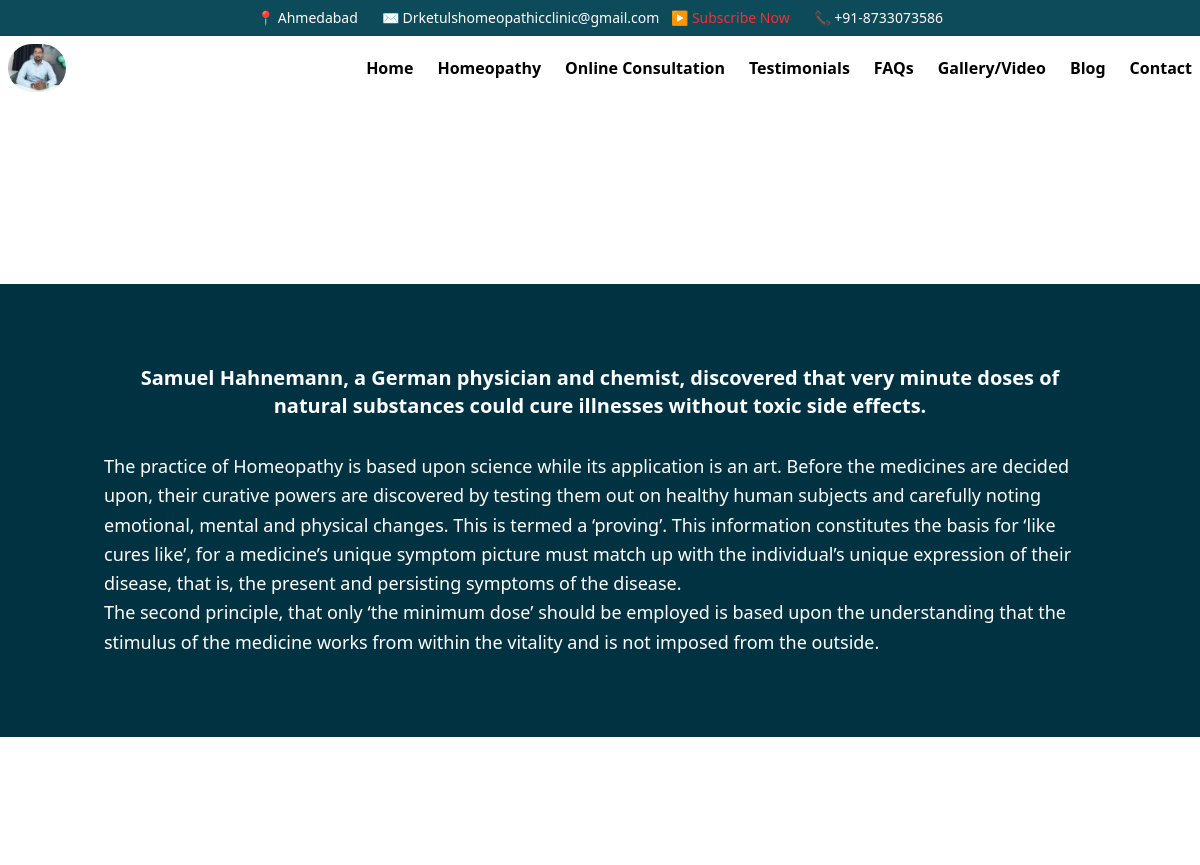
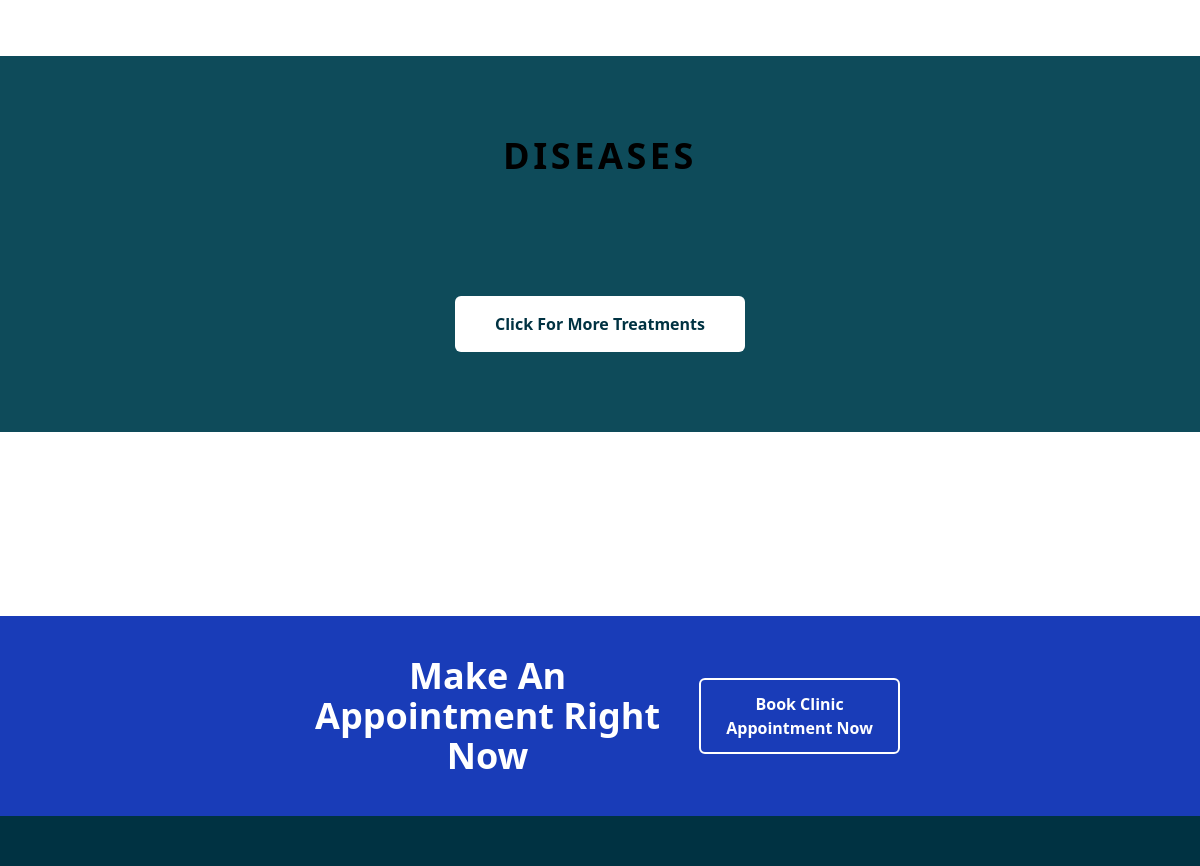
Before: /homeopathy/ (upper part) with the older database file (2 pictures, top to bottom).
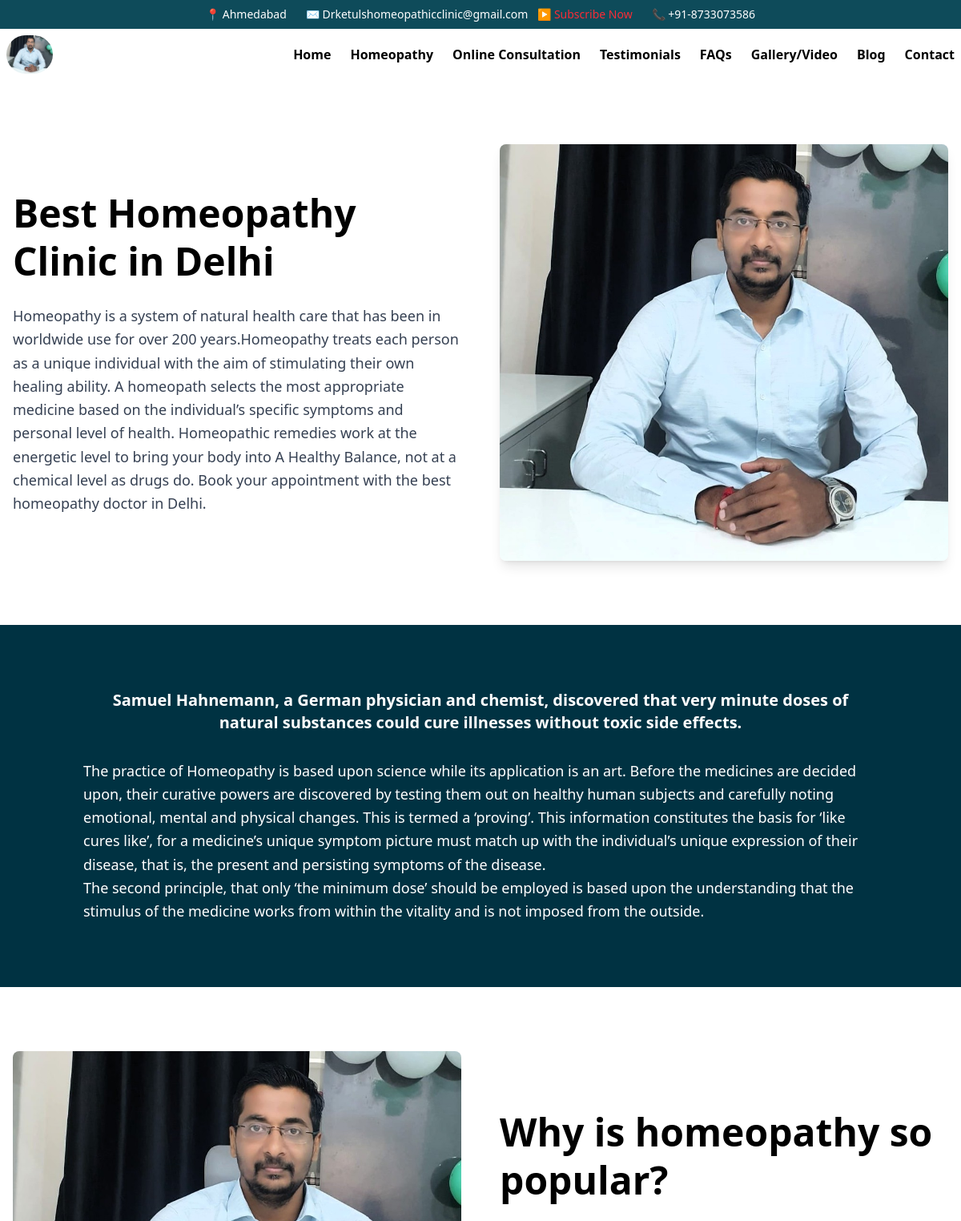
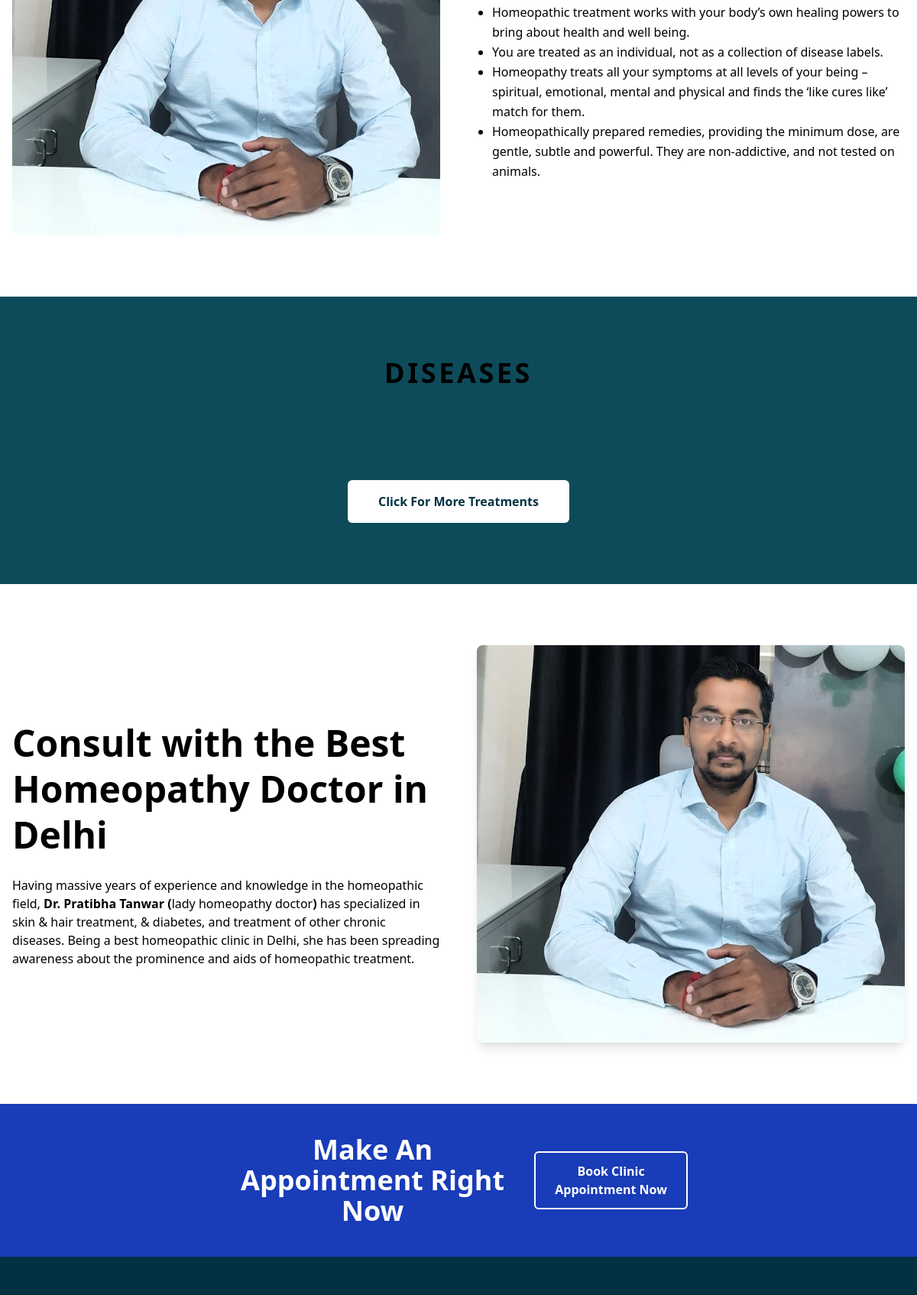
After: the same page with the newer database file (2 pictures, top to bottom).
### clinic_app/models.py (models this page shows, shortened)
class Homeopathy_start_about_content(models.Model):
    about_heading = models.CharField(max_length=200)
    about_text = models.TextField()

class Doctor(models.Model):
    name = models.CharField(max_length=100)
    qualification = models.CharField(max_length=200)
    experience_years = models.PositiveIntegerField()
    specialization = models.TextField()
    image = models.ImageField(upload_to="doctors/")
    is_active = models.BooleanField(default=True)
    about_title = models.CharField(max_length=200)
    about_subtitle = models.CharField(max_length=200, blank=True)
    about_points = models.TextField(
        help_text="Enter each point on a new line"
    )

class HomeopathyAbout(models.Model):
    heading = models.CharField(max_length=200)
    points = models.TextField(
        help_text="Har line ek bullet point hogi"
    )
    is_active = models.BooleanField(default=True)
    created_at = models.DateTimeField(auto_now_add=True)

class Homeopathy_end_about_content(models.Model):
    about_heading = models.CharField(max_length=200)
    about_text = RichTextField()

### clinic_app/views.py (the view)
# urls.py: path('homeopathy/', homeopathy_page, name='homeopathy'),
def homeopathy_page(request):
    context = {
        "doctor": Doctor.objects.filter(is_active=True).first(),
        "diseases": Disease.objects.filter(is_active=True),
        "videos": LiveSession.objects.filter(is_active=True),
        "clinic": ClinicInfo.objects.first(),
        "about": HomeopathyAbout.objects.filter(is_active=True).first(),
        "homeopathy_about1": Homeopathy_start_about_content.objects.first(),
        "homeopathy_about2": Homeopathy_end_about_content.objects.first(),
    }
    return render(request, "homeopathy_page.html",context)

### templates/homeopathy_page.html (shortened to what this page needs)
{% extends "base.html" %}
{% load static tailwind_tags %}
{% block content %}
<section class="bg-white py-20">
    <div class="max-w-7xl mx-auto px-4">
        <div class="grid grid-cols-1 lg:grid-cols-2 gap-12 items-center">
            <div>
                <h2 class="text-4xl md:text-5xl font-bold text-primary leading-tight mb-6">
                    {{ homeopathy_about1.about_heading }}
                </h2>
                <p class="text-gray-700 leading-relaxed text-lg">
                    {{ homeopathy_about1.about_text }}
                </p>
            </div>
            <div class="flex justify-center lg:justify-end">
                {% if doctor.image %}
                    <img src="{{ doctor.image.url }}"
                         alt="{{ doctor.name }}"
                         class="rounded-lg shadow-lg max-w-full h-auto">
                {% endif %}
            </div>
        </div>
    </div>
</section>
<section class="bg-[#003242] py-16 md:py-20">
    <div class="max-w-5xl mx-auto px-4 text-white">
        <p class="text-lg md:text-xl font-semibold text-center mb-8">
            Samuel Hahnemann, a German physician and chemist, discovered that very
            minute doses of natural substances could cure illnesses without toxic
            side effects.
        </p>
        <div class="space-y-6 text-base md:text-lg leading-relaxed text-left">
            <p>
                The practice of Homeopathy is based upon science while its application
                is an art. Before the medicines are decided upon, their curative
                powers are discovered by testing them out on healthy human subjects
                and carefully noting emotional, mental and physical changes. This is
                termed a ‘proving’. This information constitutes the basis for ‘like
                cures like’, for a medicine’s unique symptom picture must match up
                with the individual’s unique expression of their disease, that is,
                the present and persisting symptoms of the disease.<br>
                The second principle, that only ‘the minimum dose’ should be employed
                is based upon the understanding that the stimulus of the medicine
                works from within the vitality and is not imposed from the outside.
            </p>
        </div>
    </div>
</section>
<section>
  <div class="max-w-7xl mx-auto grid md:grid-cols-2 gap-12 px-4 py-20 items-center">
    <div>
        <img src="{{ doctor.image.url }}"
             alt="{{ doctor.name }}"
             class="rounded-lg" />
    </div>
    <div>
      <h2 class="text-4xl md:text-5xl font-bold text-primary leading-tight mb-6">
        {{ about.heading }}
      </h2>
      <ul class="space-y-1.5 text-gray-900 leading-relaxed list-disc pl-5">
        {% for point in about.points.splitlines %}
          <li class="{% if forloop.first %}font-extrabold{% endif %}">
            {{ point }}
          </li>
        {% endfor %}
      </ul>
    </div>
  </div>
</section>
{% include "components/diseases.html" %}
<section class="bg-white py-20">
    <div class="max-w-7xl mx-auto px-4">
        <div class="grid grid-cols-1 lg:grid-cols-2 gap-12 items-center">
            <div>
                <h2 class="text-4xl md:text-5xl font-bold text-primary leading-tight mb-6">
                    {{ homeopathy_about2.about_heading }}
                </h2>
                <p class="text-gray-700 leading-relaxed text-lg">
                    {{ homeopathy_about2.about_text | safe }}
                </p>
            </div>
            <div class="flex justify-center lg:justify-end">
                {% if doctor.image %}
                    <img src="{{ doctor.image.url }}"
                         alt="{{ doctor.name }}"
                         class="rounded-lg shadow-lg max-w-full h-auto">
                {% endif %}
            </div>
        </div>
    </div>
</section>
{% include "components/cta.html" %}
{% endblock %}

### templates/base.html (shortened to what this page needs)
{% load static tailwind_tags %}
<!DOCTYPE html>
<html lang="en">
<head>
  {% tailwind_css %}
</head>
<body class="bg-background text-foreground">
  {% include "components/navbar.html" %}
  {% block content %}{% endblock %}
  {% include "components/footer.html" %}
</body>
</html>

### templates/components/navbar.html
{% load static tailwind_tags %}
{% load static tailwind_tags %}
<div class="w-full bg-[#0e4b5a] flex justify-between text-white">
    <div class="max-w-7xl mx-auto flex gap-4 bg-primary text-primary-foreground text-sm py-2">
        <div class="container-custom flex flex-wrap justify-between items-center gap-3">
            <div class="flex gap-6 items-center">
                <span>📍 Ahmedabad</span>
                <a href="mailto:Drketulshomeopathicclinic@gmail.com">✉ Drketulshomeopathicclinic@gmail.com</a>
            </div>
            <div class="flex gap-6 items-center">
                <a href="https://youtube.com/@ketulsoni-fd1pi?si=F0zOKLd8AMRkXoAY"><span class="text-red-500">▶
                        Subscribe
                        Now</span></a>
                <a href="tel:+918733073586">📞 +91-8733073586</a>
            </div>
        </div>
    </div>
</div>
<header class="bg-white">
    <div class="max-w-7xl mx-auto flex items-center justify-between px-2 py-2">
        <div class="flex items-center gap-3">
            <img src="{% static 'images/doctor-hero.jpg' %}" alt="Clinic Logo" class="h-12 rounded-full">
        </div>
        <nav class="hidden md:flex gap-6 font-semibold text-primary">
            <a href="{% url 'home' %}">Home</a>
            <a href="{% url 'homeopathy' %}">Homeopathy</a>
            <a href="{% url 'online_consultation' %}">Online Consultation</a>
            <a href="{% url 'testimonials' %}">Testimonials</a>
            <a href="{% url 'faqs' %}">FAQs</a>
            <a href="{% url 'gallery_videos' %}">Gallery/Video</a>
            <a href="{% url 'blogs' %}">Blog</a>
            <a href="{% url 'content' %}">Contact</a>
        </nav>
    </div>
</header>

### templates/components/diseases.html (shortened to what this page needs)
{% load static tailwind_tags %}
<section class="bg-primary py-20 bg-[#0e4b5a]">
  <div class="max-w-7xl mx-auto px-4">
    <h2 class="text-center text-black text-4xl font-bold tracking-widest mb-14">DISEASES</h2>
    <div class="text-center mt-16">
      <a href="#" class="inline-block bg-white text-[#003242] font-semibold px-10 py-4 rounded-md hover:bg-gray-700 transition">Click For More Treatments</a>
    </div>
  </div>
</section>
 {% load static tailwind_tags %}

### templates/components/cta.html
{% load static tailwind_tags %}
<section class="bg-blue-800 py-10 text-center w-full  text-white">
    <div class="container-custom flex flex-col md:flex-row justify-between items-center gap-6 w-1/2 m-auto">
        <h2 class="text-4xl font-bold">Make An Appointment Right Now</h2>
        <a href="#appointment" class="btn-light border-2 border-white rounded-md px-6 py-3 font-semibold hover:bg-white hover:text-blue-800 transition">Book Clinic Appointment Now</a>
    </div>
</section>

### templates/components/footer.html (shortened to what this page needs)
{% load static %}
<footer class="bg-[#003242] text-white pt-20">
</footer>

Changed rows visible on the page:
added Homeopathy_start_about_content: about_heading "Best Homeopathy Clinic in Delhi", about_text "Homeopathy is a system of natural health care that has been in worldwide use for over 200 years.Homeopathy treats each person as a unique individual with the aim of stimulating their own healing ability. A homeopath selects the most appropriate medicine based on the individual’s specific symptoms and personal level of health. Homeopathic remedies work at the energetic level to bring your body into A Healthy Balance, not at a chemical level as drugs do. Book your appointment with the best homeopathy doctor in Delhi."
added Doctor: image (picture)
added HomeopathyAbout: heading "Why is homeopathy so popular?"
added Homeopathy_end_about_content: about_heading "Consult with the Best Homeopathy Doctor in Delhi", about_text "Having massive years of experience and knowledge in the homeopathic field, Dr. Pratibha Tanwar ( lady homeopathy doctor ) has specialized in skin & hair treatment, & diabetes, and treatment of other chronic diseases. Being a best homeopathic clinic in Delhi, she has been spreading awareness about the prominence and aids of homeopathic treatment."
Other visible differences:
new list line: "Homeopathic treatment works with your body’s own healing powers to bring about health and well being."
new list line: "You are treated as an individual, not as a collection of disease labels."
new list line: "Homeopathy treats all your symptoms at all levels of your being – spiritual, emotional, mental and physical and finds the ‘like cures like’ match for them."
new list line: "Homeopathically prepared remedies, providing the minimum dose, are gentle, subtle and powerful. They are non-addictive, and not tested on animals."
